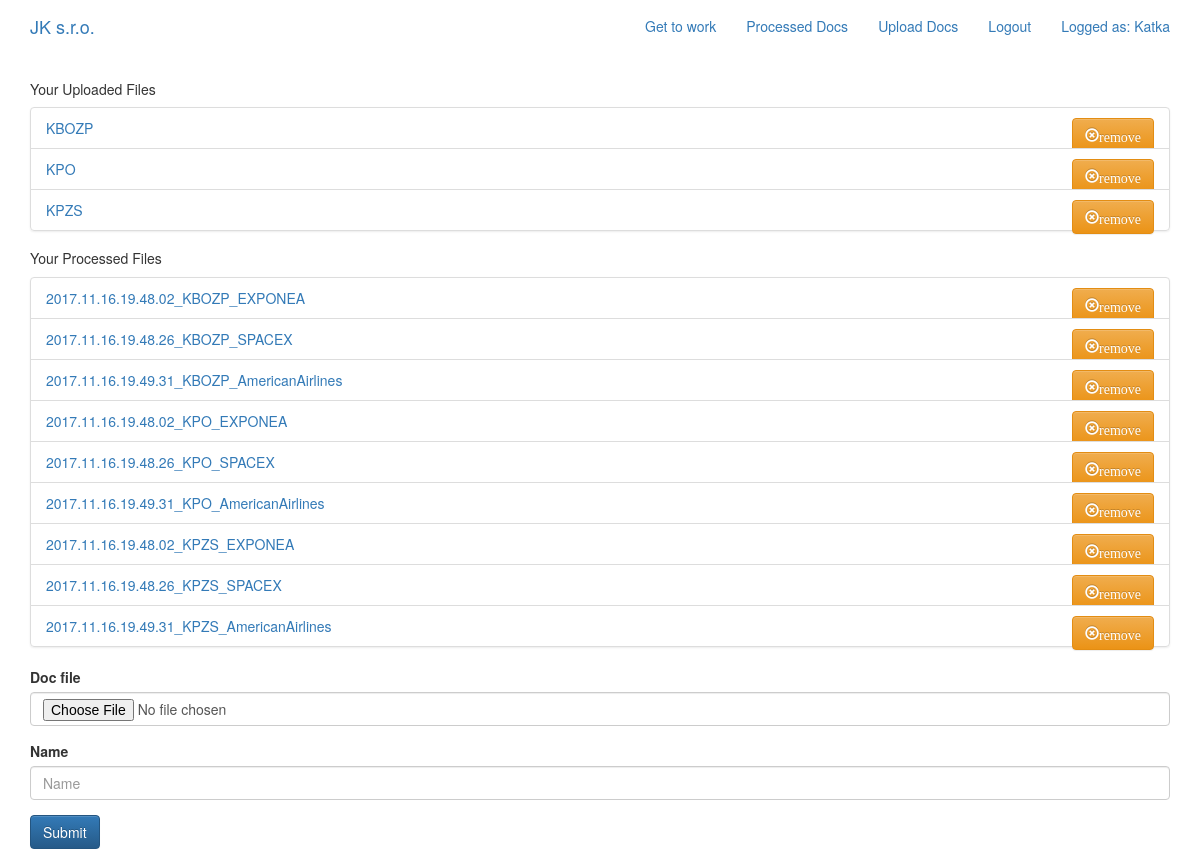
Page /accounts/documents/ (signed in) on the committed database.
### accounts/models.py (models this page shows, shortened)
class Document(models.Model):
    user = models.ForeignKey(User) # <=== user_id
    name = models.CharField(max_length=200)
    doc_file = models.FileField(upload_to=user_directory_path)
    date_upload = models.DateField(auto_now=True)

class ProcessedDocument(models.Model):
    user = models.ForeignKey(User)
    display_name = models.CharField(max_length=256)
    path_to_processed_file = models.CharField(max_length=256)
    date_upload = models.DateField(auto_now=True)
    class Meta():
        ordering = ['path_to_processed_file']

### accounts/views.py (the view)
# urls.py: url(r'documents/$', views.list_document, name='list_document'),
@login_required()
def list_document(request):
    if request.method == 'POST':
        form = DocumentForm(
            request.POST,
            request.FILES
        )
        if form.is_valid():
            obj = form.save(commit=False)
            obj.user = request.user
            obj.save()
    else:
        form = DocumentForm()
    '''
    This section only searches through the database tables
    '''
    documents_data = Document.objects.filter(user=request.user)
    processed_document_data = ProcessedDocument.objects.filter(user=request.user)
    return render(
        request,
        'accounts/list_document.html',
        {'documents_data': documents_data, 'processed_document_data': processed_document_data, 'form': form},
    )

### accounts/forms.py
class DocumentForm(forms.ModelForm):
    class Meta():
        model = Document
        fields = ('doc_file', 'name', )

### accounts/templates/accounts/list_document.html (shortened to what this page needs)
{% extends 'base.html' %}
{% load bootstrap3 %}
{% block content %}
    {% if documents_data %}
        <h5 class="h5-responsive">Your Uploaded Files</h5>
            <ul class="list-group">
                {% for document in documents_data %}
                    <li class="list-group-item">
                        <a href="{{ document.doc_file.url }}">{{ document.name }}
                        </a>
                        <a class="btn btn-fill btn-warning pull-right" href="{% url 'accounts:remove_document' pk=document.pk %}">
                            <span class="glyphicon glyphicon-remove-circle">remove</span>
                        </a>
                    </li>
                {% endfor %}
            </ul>
    {% else %}
        <h5 class="h5-responsive">Your Uploaded Files</h5>
    {% endif %}
    {% if processed_document_data %}
        <h5 class="h5-responsive">Your Processed Files</h5>
            <ul class="list-group">
                {% for pdd in processed_document_data %}
                    <li class="list-group-item">
                        <a href="{{ pdd.path_to_processed_file }}">{{ pdd.display_name }}</a>
                        <a class="btn btn-fill btn-warning pull-right" href="{% url 'accounts:remove_processed_file' pk=pdd.pk %}">
                            <span class="glyphicon glyphicon-remove-circle">remove</span>
                        </a>
                    </li>
                {% endfor %}
            </ul>
    {% else %}
        <h5 class="h5-responsive">Seems like you do not have any processed data yet!</h5>
    {% endif %}
    <form   action="{% url 'accounts:list_document' %}" method="POST" enctype="multipart/form-data">
            {% bootstrap_form form %}
        <input class="btn btn-primary" type="submit" value="Submit">
    </form>
{% endblock %}

### templates/base.html (shortened to what this page needs)
<!DOCTYPE html>
{% load staticfiles %}
<html lang="en">
<head>
     <link rel="stylesheet" href="https://maxcdn.bootstrapcdn.com/bootstrap/3.3.7/css/bootstrap.min.css">
    <link rel="stylesheet" href="https://maxcdn.bootstrapcdn.com/bootstrap/3.3.7/css/bootstrap-theme.min.css">
    <link rel="stylesheet" href="{% static 'jk/css/main.css' %}">
</head>
<body>
    <nav class="navbar mynav" role="mavigation" id="navbar">
        <div class="container">
            <a class="navbar-brand mynav" href="{% url 'home' %}">
                JK s.r.o.
            </a>
            <ul class="nav navbar-nav navbar-right">
                {% if user.is_authenticated %}
                    <li><a href="{% url 'accounts:generate_table' %}">Get to work</a></li>
                    <li><a href="{% url 'accounts:select_process' %}">Processed Docs</a></li>
                    <li><a href="{% url 'accounts:list_document' %}">Upload Docs</a></li>
                    <li><a href="{% url 'accounts:logout' %}">Logout</a></li>
                    <li><a href="#">Logged as: {{ request.user.username }}</a></li>
                {% else %}
                    <li><a href="{% url 'accounts:login' %}">Log In</a></li>
                    <li><a href="{% url 'accounts:signup' %}">Sign Up</a></li>
                {% endif %}
            </ul>
        </div>
    </nav>
    <div class="container mycontent">
        {% block content %}
        {% endblock %}
    </div>
</body>
</html>

### rows in the picture
Document: name "KBOZP"
Document: name "KPO"
Document: name "KPZS"
ProcessedDocument: display_name "2017.11.16.19.48.02_KBOZP_EXPONEA"
ProcessedDocument: display_name "2017.11.16.19.48.26_KBOZP_SPACEX"
ProcessedDocument: display_name "2017.11.16.19.49.31_KBOZP_AmericanAirlines"
ProcessedDocument: display_name "2017.11.16.19.48.02_KPO_EXPONEA"
ProcessedDocument: display_name "2017.11.16.19.48.26_KPO_SPACEX"
ProcessedDocument: display_name "2017.11.16.19.49.31_KPO_AmericanAirlines"
ProcessedDocument: display_name "2017.11.16.19.48.02_KPZS_EXPONEA"
ProcessedDocument: display_name "2017.11.16.19.48.26_KPZS_SPACEX"
ProcessedDocument: display_name "2017.11.16.19.49.31_KPZS_AmericanAirlines"

### other values in the picture
{{ request.user.username }} "Katka"
